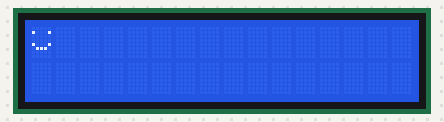
Recording of a sketch running on a simulated Arduino Uno, built with avr-gcc and run on an emulated ATmega328P. Shown: 16×2 character LCD.

Above: at 0.1 s.
At 5.1 s:
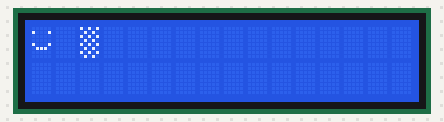
At 10.1 s:
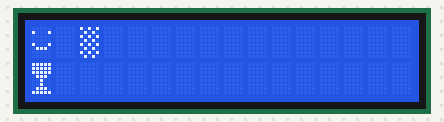

Measured:
- what the display in image 1 shows lasts 5.0 s, from 5.1 s to 10.1 s

The sketch:

Lanjut_5_Karakter.ino
```cpp
#include <LiquidCrystal.h>

LiquidCrystal lcd(12, 11, 5, 4, 3, 2);

byte smiley[8] = {
  B00000,
  B10001,
  B00000,
  B00000,
  B10001,
  B01110,
  B00000,
};

byte tas[] = {
  B10101,
  B01010,
  B10101,
  B01010,
  B10101,
  B01010,
  B10101,
  B01010
};

byte piala[] = {
  B11111,
  B11111,
  B11111,
  B01110,
  B00100,
  B00100,
  B01110,
  B11111
};

void setup() {

  lcd.begin(16, 2);

  lcd.createChar(0, smiley);
  lcd.createChar(1, tas);
  lcd.createChar(2, piala);

}

void loop() {

  lcd.setCursor(0, 0);
  lcd.write(byte(0));
  delay(5000);

  lcd.setCursor(2, 0);
  lcd.write(byte(1));
   delay(5000);

  lcd.setCursor(0, 1);
  lcd.write(byte(2));
   delay(5000);

  // lcd.setCursor(0, 1);
  // lcd.print("test");
}
```
